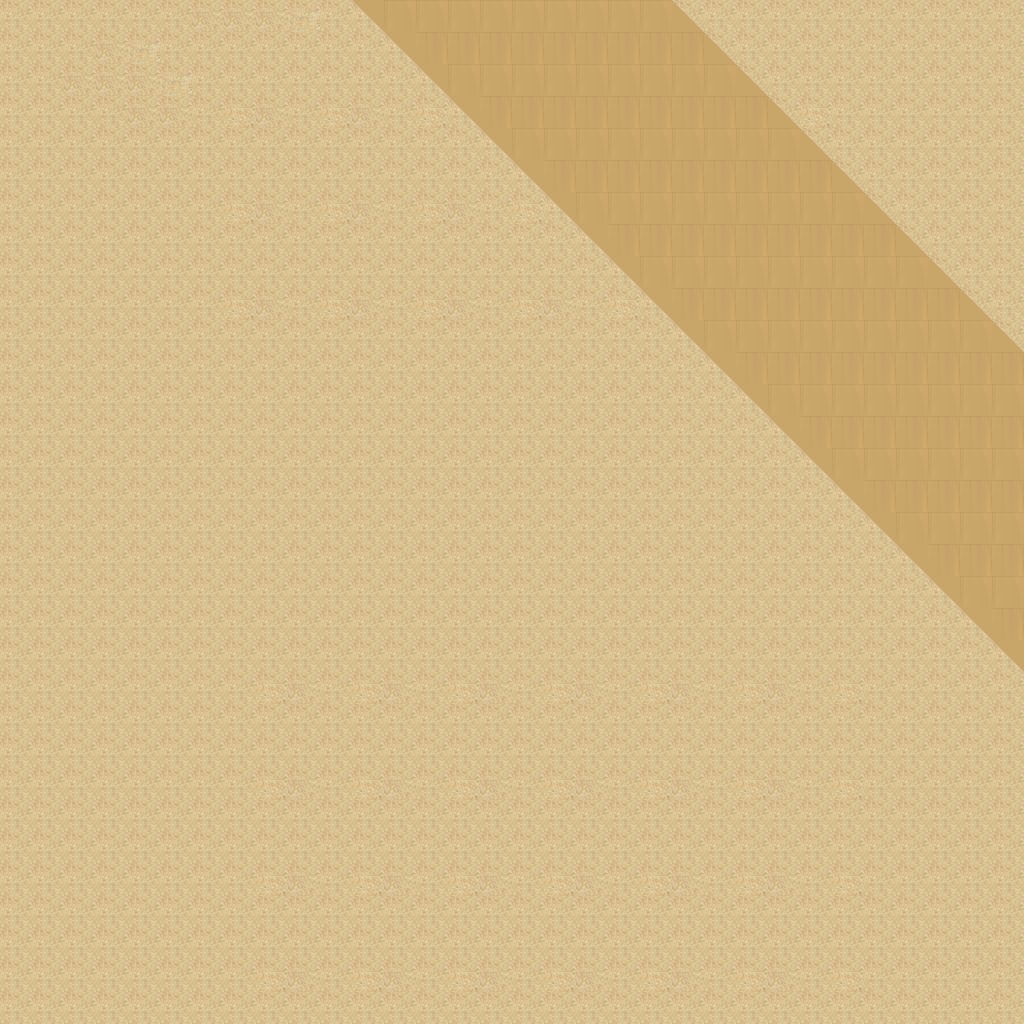

The image is a tile-based game level rendered from a .tmx file. Its description and source (layers, tilesets, objects; grid data summarised) follow:
An orthogonal 32x32 tile map with 32x32 px tiles, 1 tile layer (Tile Layer 1).

<map version="1.0" orientation="orthogonal" renderorder="right-down" width="32" height="32" tilewidth="32" tileheight="32" nextobjectid="1">
 <tileset firstgid="1" name="desert_5" tilewidth="32" tileheight="32" tilecount="48">
  <image source="../Images/map/desert_5.png" width="256" height="192" />
 </tileset>
 <layer name="Tile Layer 1" width="32" height="32">
  <data>[1024 cells, 1024 non-empty, 25 distinct tile ids]</data>
 </layer>
</map>
